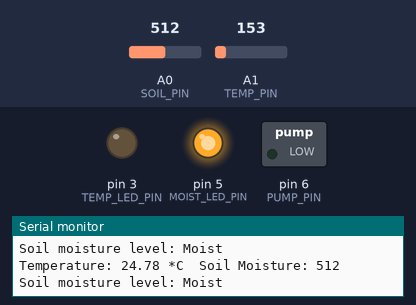
A sketch run on a simulated Arduino Uno, built with avr-gcc and run on an emulated ATmega328P. On the bench: switched loads named in the sketch (green lamp = pin HIGH), output pins drawn as LEDs (lit = HIGH), the last lines printed to the serial monitor. The test bench sets the inputs (shaded band); at power-on: A0 (SOIL_PIN) = 512, A1 (TEMP_PIN) = 153.

Above: at 2.8 s.
2.9 s: A0 (SOIL_PIN) set to 317
5.6 s: A0 (SOIL_PIN) set to 282
At 7.1 s:
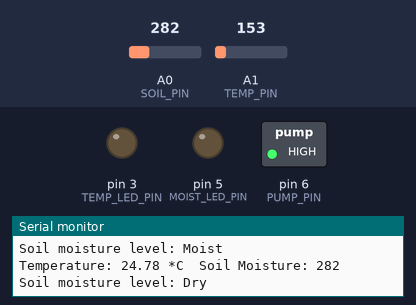
8.3 s: A1 (TEMP_PIN) set to 167
At 10.4 s:
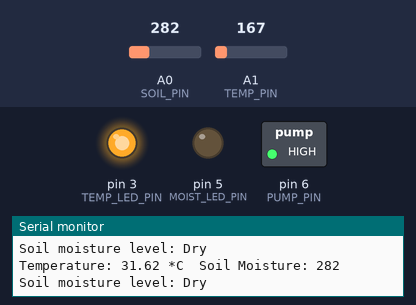
11.5 s: A0 (SOIL_PIN) set to 306
At 13.3 s:
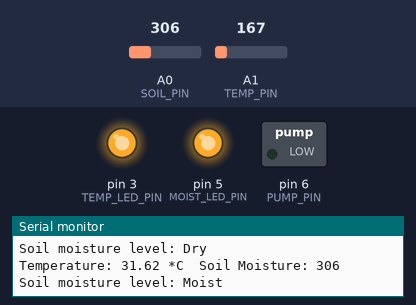
14.2 s: A0 (SOIL_PIN) set to 290
At 16.7 s:
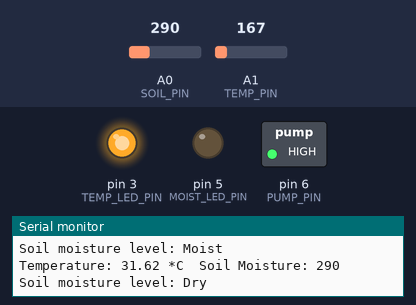
17.5 s: A0 (SOIL_PIN) set to 310
At 18.4 s:
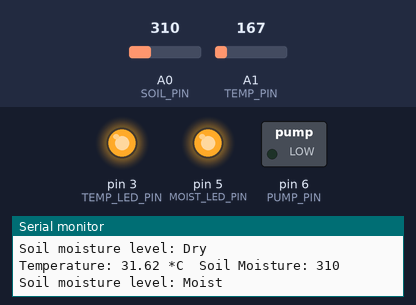
Timing chart, 0 to 20.5 s (numbered marks = the images above; inputs shaded):
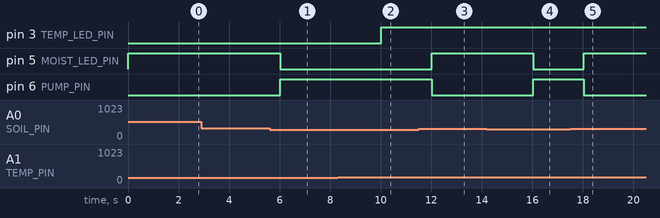

The sketch:

plant_monitoring_project_1.ino
```cpp
#define TEMP_PIN A1         // Temperature sensor connected to analog pin A1
#define SOIL_PIN A0         // Soil moisture sensor connected to analog pin A0
#define TEMP_LED_PIN 3      // LED for temperature indication connected to digital pin 3
#define MOIST_LED_PIN 5     // LED for soil moisture indication connected to digital pin 5
#define PUMP_PIN 6          // Pin to control the NPN transistor for the water pump (DC motor)

void setup() {
  Serial.begin(9600);      // Initialize serial communication

  pinMode(TEMP_LED_PIN, OUTPUT);
  pinMode(MOIST_LED_PIN, OUTPUT);
  pinMode(PUMP_PIN, OUTPUT);
}

void loop() {
  // Reading temperature from TMP36
  int tempValue = analogRead(TEMP_PIN);
  float voltage = tempValue * (5.0 / 1023.0);
  float temperatureC = (voltage - 0.5) * 100.0;  // Convert voltage to Celsius

  // Reading soil moisture
  int soilMoisture = analogRead(SOIL_PIN);

  // Print values to the Serial Monitor
  Serial.print("Temperature: ");
  Serial.print(temperatureC);
  Serial.print(" *C\t");
  Serial.print("Soil Moisture: ");
  Serial.println(soilMoisture);

  // LED Indicators
  if (temperatureC > 25) {  // Example temperature threshold (adjust as needed)
    digitalWrite(TEMP_LED_PIN, HIGH);  // Turn on temperature LED
  } else {
    digitalWrite(TEMP_LED_PIN, LOW);   // Turn off temperature LED
  }

  if (soilMoisture < 300) {  // Example soil moisture threshold (adjust as needed)
    digitalWrite(MOIST_LED_PIN, LOW); // Turn on moisture LED
    digitalWrite(PUMP_PIN, HIGH);     // Turn on water pump
  } else {
    digitalWrite(MOIST_LED_PIN, HIGH); // Turn off moisture LED
    digitalWrite(PUMP_PIN, LOW);        // Turn off water pump
  }

  // Display soil moisture level in the Serial Monitor
  if (soilMoisture < 300) {  // Example soil moisture threshold (adjust as needed)
    Serial.println("Soil moisture level: Dry"); // Print dry soil moisture level
  } else {
    Serial.println("Soil moisture level: Moist"); // Print moist soil moisture level
  }

  delay(2000);  // Delay between sensor readings
}
```

Measured:
- the behaviour switches between 300 and 299 on A0 (SOIL_PIN) (found by bisection; images 0 and 1)
- the behaviour switches between 153 and 154 on A1 (TEMP_PIN) (found by bisection; images 1 and 2)
- after the input at 5.6 s, pin 5 (MOIST_LED_PIN): HIGH → LOW after 0.42 s; pin 6 (PUMP_PIN): LOW → HIGH after 0.42 s
- after the input at 8.3 s, pin 3 (TEMP_LED_PIN): LOW → HIGH after 1.7 s
- after the input at 11.5 s, pin 5 (MOIST_LED_PIN): LOW → HIGH after 0.53 s; pin 6 (PUMP_PIN): HIGH → LOW after 0.53 s
- after the input at 14.2 s, pin 5 (MOIST_LED_PIN): HIGH → LOW after 1.8 s; pin 6 (PUMP_PIN): LOW → HIGH after 1.8 s
- after the input at 17.5 s, pin 5 (MOIST_LED_PIN): LOW → HIGH after 0.54 s; pin 6 (PUMP_PIN): HIGH → LOW after 0.54 s
